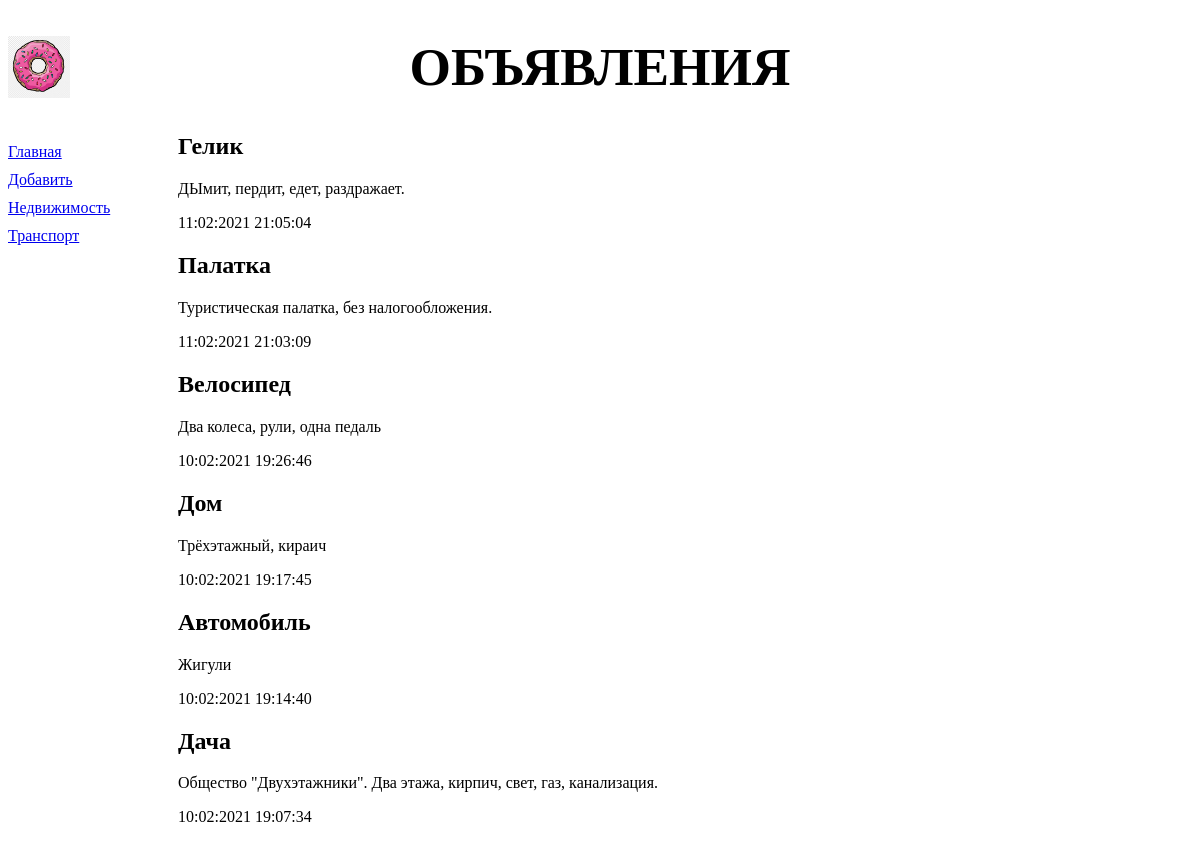
/bboard/, run on the app's committed database.
### bboard/models.py (models this page shows, shortened)
class Rubric(models.Model):
    name = models.CharField(max_length=20, db_index=True,
                            verbose_name='Название')
    class Meta:
        verbose_name_plural = 'Рубрики'
        verbose_name = 'Рубрика'
        ordering = ['name']

class Bb(models.Model):
    title = models.CharField(max_length=50, verbose_name='Товар')
    content = models.TextField(null=True, blank=True, verbose_name='Описание')
    price = models.FloatField(null=True, blank=True, verbose_name='Цена')
    published = models.DateTimeField(auto_now_add=True, db_index=True,
                                     verbose_name='Опубликованно')
    rubric = models.ForeignKey('Rubric', null=True, on_delete=models.PROTECT,
                               verbose_name='Рубрика')
    class Meta:
        verbose_name_plural = 'Объявления'
        verbose_name = 'Объявление'
        ordering = ['-published']

### bboard/views.py (the view)
# urls.py: path('', index, name='index'),
def index(request):
    bbs = Bb.objects.all()
    rubrics = Rubric.objects.all()
    context = {'bbs': bbs, 'rubrics': rubrics}
    return render(request, 'bboard/index.html', context)

### bboard/templates/bboard/index.html (shortened to what this page needs)
{% extends "layout/basic.html" %}
{% block content %}
{% for bb in bbs %}
<div class="b">
    <h2>{{ bb.title }}</h2>
    <p>{{ bb.content }}</p>
    <p>{{ bb.published|date:"d:m:Y H:i:s" }}</p>
</div>
{% endfor %}
{% endblock %}

### bboard/templates/layout/basic.html (shortened to what this page needs)
{% load static %}
<!DOCTYPE html>
<html lang="en">
<head>
    <link rel="stylesheet" type="text/css" href="{% static 'bboard/style.css' %}">
</head>
<body>
    <header>
        <h1>Объявления</h1>
    </header>
    <nav>
        <a href="{% url 'index' %}">Главная</a>
        <a href="{% url 'add' %}">Добавить</a>
        {% for rubric in rubrics %}
        <a href="{% url 'by_rubric' rubric.pk %}">{{ rubric.name }}</a>
        {% endfor %}
    </nav>
    <section>
        {% block content %}
        {% endblock %}
    </section>
</body>
</html>

### bboard/static/bboard/style.css (style rules this page uses)
header h1 { font-size: 40pt; text-transform: uppercase; text-align: center; background: url("donat.png") left / auto 100% no-repeat; }
nav { font-size: 16; width: 150px; float: left; }
nav a { display: block; margin: 10px 0px; }
section { margin-left: 170px; }

### data on the page
Rubric: name "Недвижимость"
Rubric: name "Транспорт"
Bb: title "Гелик", content "ДЫмит, пердит, едет, раздражает.", published "11:02:2021 21:05:04"
Bb: title "Палатка", content "Туристическая палатка, без налогообложения.", published "11:02:2021 21:03:09"
Bb: title "Велосипед", content "Два колеса, рули, одна педаль", published "10:02:2021 19:26:46"
Bb: title "Дом", content "Трёхэтажный, кираич", published "10:02:2021 19:17:45"
Bb: title "Автомобиль", content "Жигули", published "10:02:2021 19:14:40"
Bb: title "Дача", content "Общество \"Двухэтажники\". Два этажа, кирпич, свет, газ, канализация.", published "10:02:2021 19:07:34"
